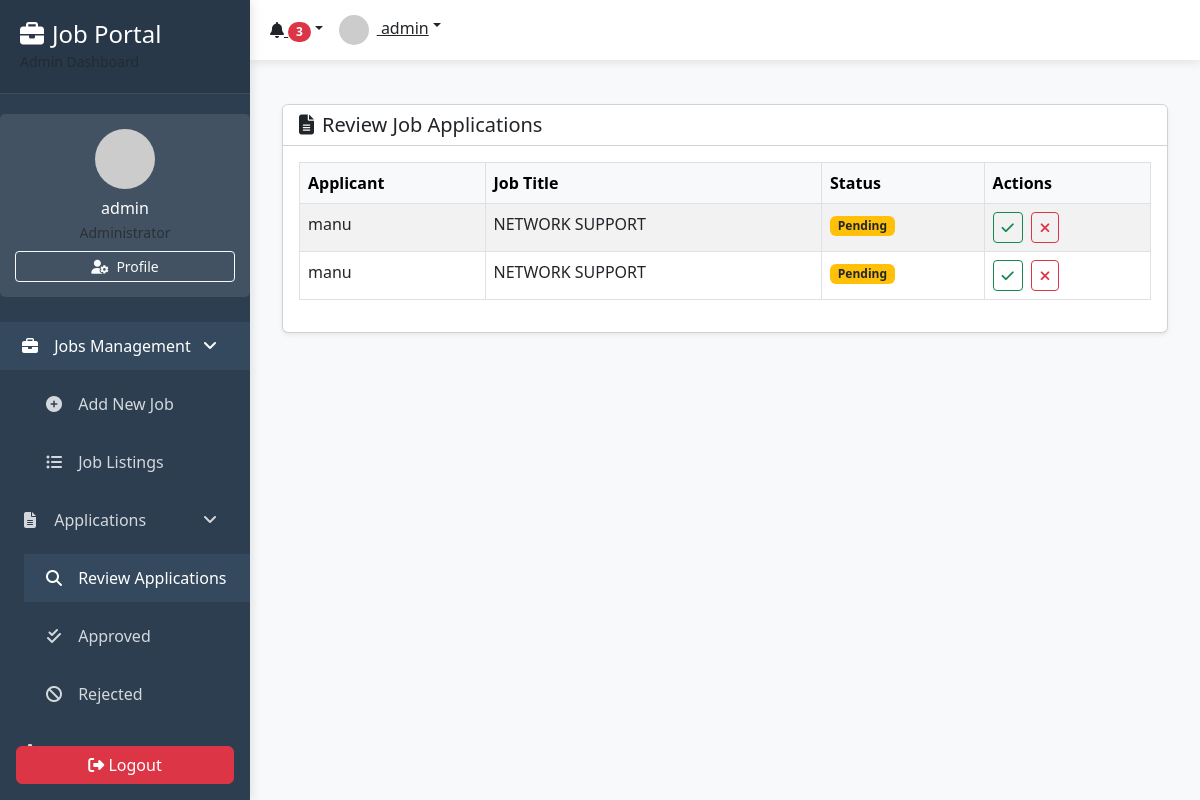
/applications/review/ (signed in), run on the app's committed database.
### jobs/models.py (models this page shows, shortened)
class JobApplication(models.Model):
    STATUS_CHOICES = [
        ('pending', 'Pending'),
        ('approved', 'Approved'),
        ('rejected', 'Rejected'),
    ]
    job = models.ForeignKey('Job', on_delete=models.CASCADE)
    applicant = models.ForeignKey(User, on_delete=models.CASCADE)  # Reference to user
    resume = models.FileField(upload_to='resumes/')
    cover_letter = models.FileField(upload_to='cover_letters/', null=True, blank=True, help_text="Upload your cover letter in PDF format.")
    applied_at = models.DateTimeField(auto_now_add=True)
    status = models.CharField(max_length=10, choices=STATUS_CHOICES, default='pending')
    approved_by = models.ForeignKey(User, on_delete=models.SET_NULL, null=True, blank=True, related_name='approved_applications')

class Job(models.Model):
    JOB_TYPE_CHOICES = [
        ('Full-time', 'Full-time'),
        ('Part-time', 'Part-time'),
        ('Internship', 'Internship'),
        ('Freelance', 'Freelance'),
    ]
    title = models.CharField(max_length=255)
    company = models.CharField(max_length=255)
    location = models.CharField(max_length=255)
    description = models.TextField()
    salary = models.DecimalField(max_digits=10, decimal_places=2, null=True, blank=True)
    job_type = models.CharField(max_length=20, choices=JOB_TYPE_CHOICES)
    posted_at = models.DateTimeField(auto_now_add=True)
    logo = models.ImageField(upload_to='job_logos/', null=True, blank=True)  # New field for job logo

### jobs/views.py (the view)
# urls.py: path('applications/review/', review_applications, name='review_applications'),
@login_required
def review_applications(request):
    if not request.user.userprofile.role == 'admin':  # Only admins can access this
        messages.error(request, "You do not have permission to review applications.")
        return redirect('job_list')
    applications = JobApplication.objects.filter(status='pending')  # Show only pending applications
    return render(request, 'user/review_applications.html', {'applications': applications})

### templates/user/review_applications.html
{% extends 'user/admin-dashboard.html' %}
{% block admin_content %}
<div class="container my-4">
    <div class="card shadow-sm">
        <div class="card-header bg-white d-flex justify-content-between align-items-center">
            <h5 class="mb-0"><i class="fas fa-file-alt me-2"></i>Review Job Applications</h5>
        </div>
        <div class="card-body">
            <div class="table-responsive">
                <table id="applicationsTable" class="table table-striped table-bordered" style="width:100%">
                    <thead class="table-light">
                        <tr>
                            <th>Applicant</th>
                            <th>Job Title</th>
                            <th>Status</th>
                            <th>Actions</th>
                        </tr>
                    </thead>
                    <tbody>
                        {% for application in applications %}
                        <tr>
                            <td>{{ application.applicant.username }}</td>
                            <td>{{ application.job.title }}</td>
                            <td>
                                {% if application.status == 'approved' %}
                                    <span class="badge bg-success">Approved</span>
                                {% elif application.status == 'rejected' %}
                                    <span class="badge bg-danger">Rejected</span>
                                {% else %}
                                    <span class="badge bg-warning text-dark">Pending</span>
                                {% endif %}
                            </td>
                            <td>
                                {% if application.status == 'pending' %}
                                <div class="d-flex gap-2">
                                    <a href="{% url 'approve_application' application.id %}" class="btn btn-sm btn-outline-success" title="Approve">
                                        <i class="fas fa-check"></i>
                                    </a>
                                    <a href="{% url 'reject_application' application.id %}" class="btn btn-sm btn-outline-danger" title="Reject">
                                        <i class="fas fa-times"></i>
                                    </a>
                                </div>
                                {% else %}
                                <span class="text-muted">No actions</span>
                                {% endif %}
                            </td>
                        </tr>
                        {% empty %}
                        <tr>
                            <td colspan="4" class="text-center text-muted py-4">No job applications to review.</td>
                        </tr>
                        {% endfor %}
                    </tbody>
                </table>
            </div>
        </div>
    </div>
</div>
{% endblock %}

### templates/user/admin_base.html (shortened to what this page needs)
<!DOCTYPE html>
<html lang="en">
<head>
    <link href="https://cdn.jsdelivr.net/npm/bootstrap@5.3.0-alpha1/dist/css/bootstrap.min.css" rel="stylesheet">
    <link rel="stylesheet" href="https://cdn.jsdelivr.net/npm/bootstrap-icons@1.10.0/font/bootstrap-icons.css">
    <link rel="stylesheet" href="https://cdnjs.cloudflare.com/ajax/libs/font-awesome/6.4.0/css/all.min.css">
</head>
<body>
    <div class="wrapper">
        <nav class="sidebar">
            <div class="sidebar-header">
                <h4 class="mb-0">
                    <i class="fas fa-briefcase me-2"></i>Job Portal
                </h4>
                <small class="text-muted">Admin Dashboard</small>
            </div>
        {% include 'user/admin_sidebar.html' %}
        </nav>
        <div class="main-content">
            <nav class="topbar">
                <div class="d-flex justify-content-between align-items-center">
                    <div class="d-flex align-items-center">
                        <div class="dropdown">
                            <a href="#" class="text-dark dropdown-toggle" id="notificationsDropdown" data-bs-toggle="dropdown">
                                <i class="fas fa-bell"></i>
                                <span class="badge bg-danger rounded-pill">3</span>
                            </a>
                        </div>
                        <div class="dropdown ms-3">
                            <a href="#" class="text-dark dropdown-toggle" id="userDropdown" data-bs-toggle="dropdown">
                                <img src="https://via.placeholder.com/30" alt="Profile" class="rounded-circle me-2" width="30">
                                <span>{{ request.user.username }}</span>
                            </a>
                        </div>
                    </div>
                </div>
            </nav>
            <div class="content-area">
{% block admin_content %}
{% endblock %}
</div>
</div>
</div>
<link rel="stylesheet" href="https://cdn.datatables.net/1.13.4/css/dataTables.bootstrap5.min.css">
</body>
</html>

### templates/user/admin_sidebar.html (shortened to what this page needs)
<div class="sidebar-menu">
    <div class="profile-card">
        <img src="https://via.placeholder.com/60" alt="Profile" class="profile-img">
        <h6 class="mb-1">{{ request.user.username }}</h6>
        <p class="text-muted small mb-2">Administrator</p>
        <a href="{% url 'user_profile' %}" class="btn btn-outline-light btn-sm w-100">
            <i class="fas fa-user-cog me-1"></i> Profile
        </a>
    </div>
    <ul class="nav flex-column">
        <li class="nav-item">
            <a class="nav-link active" data-bs-toggle="collapse" href="#jobsCollapse" role="button">
                <i class="fas fa-briefcase"></i> Jobs Management
                <i class="fas fa-angle-down float-end mt-1"></i>
            </a>
            <div class="collapse show" id="jobsCollapse">
                <ul class="nav flex-column ps-4">
                    <li class="nav-item">
                        <a class="nav-link" href="{% url 'create_job_advertisement' %}">
                            <i class="fas fa-plus-circle"></i> Add New Job
                        </a>
                    </li>
                    <li class="nav-item">
                        <a class="nav-link" href="{% url 'job_list' %}">
                            <i class="fas fa-list-ul"></i> Job Listings
                        </a>
                    </li>
                </ul>
            </div>
        </li>
        <li class="nav-item">
            <a class="nav-link" data-bs-toggle="collapse" href="#applicationsCollapse">
                <i class="fas fa-file-alt"></i> Applications
                <i class="fas fa-angle-down float-end mt-1"></i>
            </a>
            <div class="collapse" id="applicationsCollapse">
                <ul class="nav flex-column ps-4">
                    <li class="nav-item">
                        <a class="nav-link" href="{% url 'review_applications' %}">
                            <i class="fas fa-search"></i> Review Applications
                        </a>
                    </li>
                    <li class="nav-item">
                        <a class="nav-link" href="#">
                            <i class="fas fa-check-double"></i> Approved
                        </a>
                    </li>
                    <li class="nav-item">
                        <a class="nav-link" href="#">
                            <i class="fas fa-ban"></i> Rejected
                        </a>
                    </li>
                </ul>
            </div>
        </li>
        <li class="nav-item">
            <a class="nav-link" href="#">
            </a>
        </li>
    </ul>
    <div class="position-absolute bottom-0 start-0 end-0 p-3">
        <a class="btn btn-danger w-100" href="{% url 'logout' %}">
            <i class="fas fa-sign-out-alt"></i> Logout
        </a>
    </div>
</div>

### templates/user/admin_base.html (style rules this page uses)
:root { --sidebar-bg: #2c3e50; --sidebar-active: #3498db; --sidebar-hover: #34495e; --topbar-bg: #ffffff; --content-bg: #f8f9fa; }
body { font-family: 'Segoe UI', Tahoma, Geneva, Verdana, sans-serif; background-color: var(--content-bg); }
.sidebar { height: 100vh; background-color: var(--sidebar-bg); color: white; position: fixed; width: 250px; transition: all 0.3s; box-shadow: 2px 0 10px rgba(0,0,0,0.1); z-index: 1000; }
.sidebar-header { padding: 20px; background-color: rgba(0,0,0,0.1); border-bottom: 1px solid rgba(255,255,255,0.1); }
.sidebar-menu { padding: 20px 0; }
.nav-link { color: rgba(255,255,255,0.8); padding: 12px 20px; margin: 5px 0; border-radius: 0; transition: all 0.3s; }
.nav-link:hover, .nav-link.active { color: white; background-color: var(--sidebar-hover); }
.nav-link i { margin-right: 10px; width: 20px; text-align: center; }
.dropdown-toggle::after { float: right; margin-top: 8px; }
.main-content { margin-left: 250px; padding: 0; transition: all 0.3s; }
.topbar { background-color: var(--topbar-bg); box-shadow: 0 2px 10px rgba(0,0,0,0.1); padding: 15px 20px; position: sticky; top: 0; z-index: 100; }
.content-area { padding: 20px; }
.profile-card { background-color: rgba(255,255,255,0.1); border-radius: 5px; padding: 15px; margin-bottom: 20px; text-align: center; }
.profile-img { width: 60px; height: 60px; border-radius: 50%; object-fit: cover; margin-bottom: 10px; }

### data on the page
JobApplication: applicant.username "manu", job "NETWORK SUPPORT", status "Pending"
JobApplication: applicant.username "manu", job "NETWORK SUPPORT", status "Pending"

### other printed values
{{ request.user.username }} "admin"
